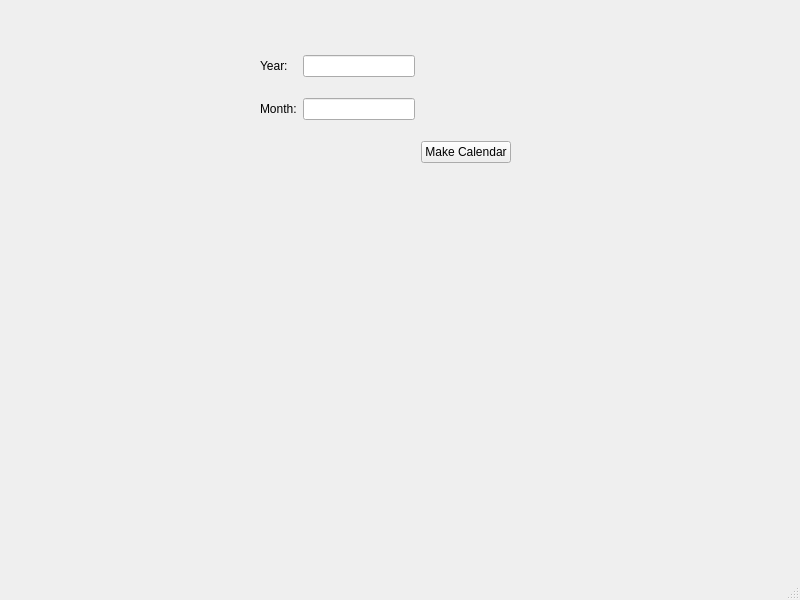
<?xml version="1.0" encoding="UTF-8"?>
<ui version="4.0">
 <class>MainWindow</class>
 <widget class="QMainWindow" name="MainWindow">
  <property name="geometry">
   <rect>
    <x>0</x>
    <y>0</y>
    <width>800</width>
    <height>600</height>
   </rect>
  </property>
  <property name="windowTitle">
   <string>MainWindow</string>
  </property>
  <widget class="QWidget" name="centralwidget">
   <widget class="QWidget" name="gridLayoutWidget">
    <property name="geometry">
     <rect>
      <x>129</x>
      <y>249</y>
      <width>541</width>
      <height>281</height>
     </rect>
    </property>
    <layout class="QGridLayout" name="calendarGrid"/>
   </widget>
   <widget class="QWidget" name="gridLayoutWidget_2">
    <property name="geometry">
     <rect>
      <x>260</x>
      <y>40</y>
      <width>251</width>
      <height>141</height>
     </rect>
    </property>
    <layout class="QGridLayout" name="gridLayout_2">
     <item row="2" column="2">
      <widget class="QPushButton" name="makerButton">
       <property name="text">
        <string>Make Calendar</string>
       </property>
      </widget>
     </item>
     <item row="2" column="1">
      <spacer name="horizontalSpacer">
       <property name="orientation">
        <enum>Qt::Horizontal</enum>
       </property>
       <property name="sizeHint" stdset="0">
        <size>
         <width>40</width>
         <height>20</height>
        </size>
       </property>
      </spacer>
     </item>
     <item row="0" column="0">
      <widget class="QLabel" name="yearLabel">
       <property name="text">
        <string>Year:</string>
       </property>
      </widget>
     </item>
     <item row="1" column="0">
      <widget class="QLabel" name="monthLabel">
       <property name="text">
        <string>Month:</string>
       </property>
      </widget>
     </item>
     <item row="1" column="1">
      <widget class="QLineEdit" name="monthBox"/>
     </item>
     <item row="0" column="1">
      <widget class="QLineEdit" name="yearBox"/>
     </item>
    </layout>
   </widget>
  </widget>
  <widget class="QMenuBar" name="menubar">
   <property name="geometry">
    <rect>
     <x>0</x>
     <y>0</y>
     <width>800</width>
     <height>20</height>
    </rect>
   </property>
  </widget>
  <widget class="QStatusBar" name="statusbar"/>
 </widget>
 <resources/>
 <connections/>
</ui>
